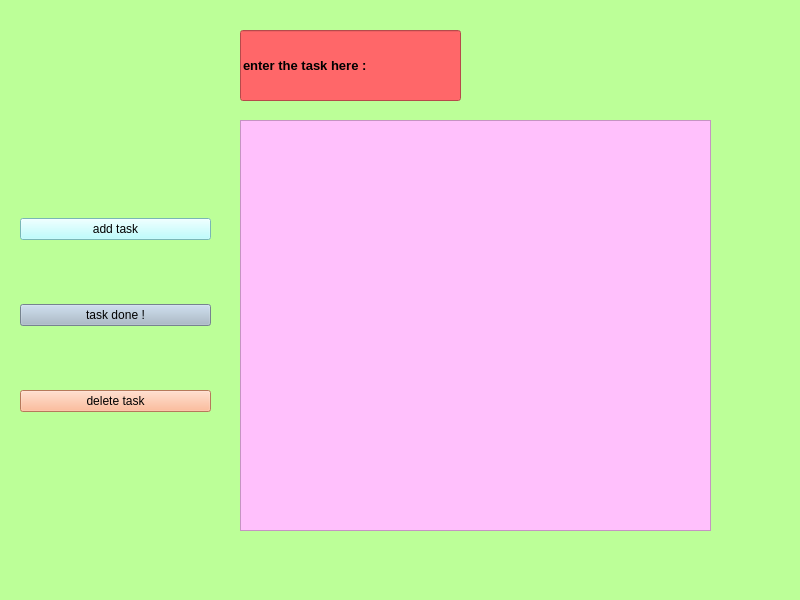
<?xml version="1.0" encoding="UTF-8"?>
<ui version="4.0">
 <class>MainWindow</class>
 <widget class="QMainWindow" name="MainWindow">
  <property name="geometry">
   <rect>
    <x>0</x>
    <y>0</y>
    <width>800</width>
    <height>600</height>
   </rect>
  </property>
  <property name="windowTitle">
   <string>MainWindow</string>
  </property>
  <property name="styleSheet">
   <string notr="true">background-color :rgb(188, 255, 152);</string>
  </property>
  <widget class="QWidget" name="centralwidget">
   <widget class="QListWidget" name="listoftasks">
    <property name="geometry">
     <rect>
      <x>240</x>
      <y>120</y>
      <width>471</width>
      <height>411</height>
     </rect>
    </property>
    <property name="cursor" stdset="0">
     <cursorShape>OpenHandCursor</cursorShape>
    </property>
    <property name="styleSheet">
     <string notr="true">font: 12pt &quot;MV Boli&quot;;
background-color : rgb(255, 192, 252) ;
color : rgb(0, 0, 0);
border-color: rgb(255, 0, 127);</string>
    </property>
   </widget>
   <widget class="QWidget" name="verticalLayoutWidget">
    <property name="geometry">
     <rect>
      <x>20</x>
      <y>160</y>
      <width>191</width>
      <height>311</height>
     </rect>
    </property>
    <layout class="QVBoxLayout" name="verticalLayout_2">
     <item>
      <widget class="QPushButton" name="pushButtonadd">
       <property name="cursor">
        <cursorShape>PointingHandCursor</cursorShape>
       </property>
       <property name="styleSheet">
        <string notr="true">background-color : rgb(170, 255, 255) ;
border-color: rgb(0, 0, 0);</string>
       </property>
       <property name="text">
        <string>add task</string>
       </property>
      </widget>
     </item>
     <item>
      <widget class="QPushButton" name="pushbuttontaskdone">
       <property name="cursor">
        <cursorShape>PointingHandCursor</cursorShape>
       </property>
       <property name="styleSheet">
        <string notr="true">background-color : rgb(165, 183, 200);</string>
       </property>
       <property name="text">
        <string>task done !</string>
       </property>
      </widget>
     </item>
     <item>
      <widget class="QPushButton" name="pushButtondelete">
       <property name="cursor">
        <cursorShape>PointingHandCursor</cursorShape>
       </property>
       <property name="styleSheet">
        <string notr="true">background-color : rgb(255, 170, 127);</string>
       </property>
       <property name="text">
        <string>delete task</string>
       </property>
      </widget>
     </item>
    </layout>
   </widget>
   <widget class="QLineEdit" name="inputtask">
    <property name="geometry">
     <rect>
      <x>240</x>
      <y>30</y>
      <width>221</width>
      <height>71</height>
     </rect>
    </property>
    <property name="font">
     <font>
      <pointsize>10</pointsize>
      <weight>75</weight>
      <bold>true</bold>
     </font>
    </property>
    <property name="styleSheet">
     <string notr="true">background-color :rgb(255, 103, 105);</string>
    </property>
    <property name="text">
     <string>enter the task here :</string>
    </property>
   </widget>
  </widget>
  <widget class="QStatusBar" name="statusbar"/>
 </widget>
 <resources/>
 <connections/>
</ui>
